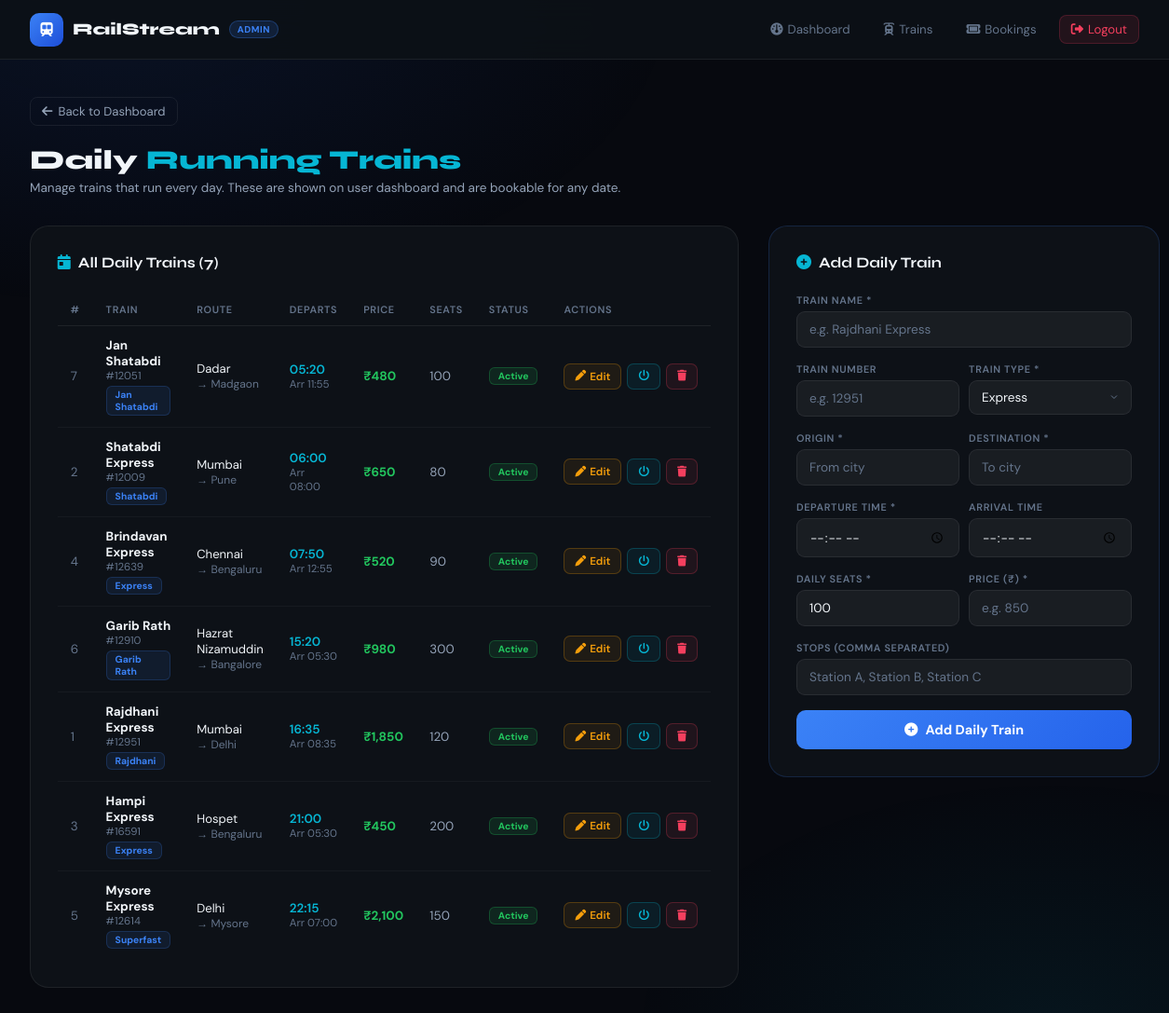
/admin_daily_trains.php (signed in), run on the app's committed database.
### tables this page shows
CREATE TABLE IF NOT EXISTS `daily_trains` (
  `id` int(11) NOT NULL AUTO_INCREMENT,
  `train_name` varchar(100) NOT NULL,
  `train_number` varchar(20) DEFAULT NULL,
  `origin` varchar(100) NOT NULL,
  `destination` varchar(100) NOT NULL,
  `departure_time` time NOT NULL,
  `arrival_time` time DEFAULT NULL,
  `available_seats` int(11) DEFAULT 100,
  `price` decimal(10,2) NOT NULL,
  `stops` text DEFAULT NULL,
  `train_type` varchar(50) DEFAULT 'Express',
  `is_active` tinyint(1) DEFAULT 1,
  PRIMARY KEY (`id`)
);

### admin_daily_trains.php (the view, shortened to what this page needs)
<?php
include('db_config.php');
$trains_res = mysqli_query($conn, "SELECT * FROM daily_trains ORDER BY departure_time ASC");
$daily_trains = [];
while ($dt = mysqli_fetch_assoc($trains_res)) { $daily_trains[] = $dt; }
$edit_train = null;
?>
<!DOCTYPE html>
<html lang="en">
<head>
<link rel="stylesheet" href="https://cdnjs.cloudflare.com/ajax/libs/font-awesome/6.5.0/css/all.min.css">
</head>
<body>
<nav>
  <a href="admin_dashboard.php" class="nav-logo">
    <div class="logo-icon"><i class="fa-solid fa-train-subway" style="color:#fff"></i></div>
    <span class="logo-txt">RailStream</span>
    <span class="badge">Admin</span>
  </a>
  <div class="nav-right">
    <a href="admin_dashboard.php"><i class="fa-solid fa-gauge"></i> Dashboard</a>
    <a href="admin_manage_trains.php"><i class="fa-solid fa-train-tram"></i> Trains</a>
    <a href="admin_bookings.php"><i class="fa-solid fa-ticket"></i> Bookings</a>
    <a href="logout.php" class="btn-logout"><i class="fa-solid fa-right-from-bracket"></i> Logout</a>
  </div>
</nav>
<div class="main">
  <a href="admin_dashboard.php" class="back-link"><i class="fa-solid fa-arrow-left"></i> Back to Dashboard</a>
  <div class="page-title">Daily <span>Running Trains</span></div>
  <p class="page-sub">Manage trains that run every day. These are shown on user dashboard and are bookable for any date.</p>
  <div class="layout">
    <div>
      <div class="panel">
        <div class="panel-title"><i class="fa-solid fa-calendar-day"></i> All Daily Trains (<?php echo count($daily_trains); ?>)</div>
        <div style="overflow-x:auto">
          <table>
            <thead>
              <tr>
                <th>#</th>
                <th>Train</th>
                <th>Route</th>
                <th>Departs</th>
                <th>Price</th>
                <th>Seats</th>
                <th>Status</th>
                <th>Actions</th>
              </tr>
            </thead>
            <tbody>
            <?php if(empty($daily_trains)): ?>
              <tr class="empty-row"><td colspan="8"><i class="fa-solid fa-train" style="font-size:1.4rem;opacity:.3;display:block;margin-bottom:6px"></i>No daily trains yet. Add one →</td></tr>
            <?php else: foreach($daily_trains as $dt): ?>
              <tr>
                <td style="color:var(--muted)"><?php echo $dt['id']; ?></td>
                <td>
                  <div style="font-weight:700;color:var(--text)"><?php echo htmlspecialchars($dt['train_name']); ?></div>
                  <?php if($dt['train_number']): ?><div style="color:var(--muted);font-size:.72rem">#<?php echo htmlspecialchars($dt['train_number']); ?></div><?php endif; ?>
                  <span class="badge-type" style="background:rgba(59,130,246,.1);color:var(--blue);border:1px solid rgba(59,130,246,.2);margin-top:3px"><?php echo htmlspecialchars($dt['train_type']); ?></span>
                </td>
                <td>
                  <div style="font-size:.82rem"><?php echo htmlspecialchars($dt['origin']); ?></div>
                  <div style="color:var(--muted);font-size:.75rem">→ <?php echo htmlspecialchars($dt['destination']); ?></div>
                </td>
                <td>
                  <div style="font-weight:600;color:var(--cyan)"><?php echo substr($dt['departure_time'],0,5); ?></div>
                  <?php if($dt['arrival_time']): ?><div style="color:var(--muted);font-size:.72rem">Arr <?php echo substr($dt['arrival_time'],0,5); ?></div><?php endif; ?>
                </td>
                <td style="color:var(--green);font-weight:700">₹<?php echo number_format($dt['price']); ?></td>
                <td style="color:var(--muted2)"><?php echo $dt['available_seats']; ?></td>
                <td>
                  <?php if($dt['is_active']): ?>
                    <span class="badge-type status-active">Active</span>
                  <?php else: ?>
                    <span class="badge-type status-inactive">Inactive</span>
                  <?php endif; ?>
                </td>
                <td>
                  <div class="action-btns">
                    <a href="?edit=<?php echo $dt['id']; ?>" class="abtn abtn-edit"><i class="fa-solid fa-pen"></i> Edit</a>
                    <a href="?toggle=<?php echo $dt['id']; ?>" class="abtn abtn-toggle" onclick="return confirm('Toggle this train status?')"><i class="fa-solid fa-power-off"></i></a>
                    <a href="?delete=<?php echo $dt['id']; ?>" class="abtn abtn-del" onclick="return confirm('Delete this daily train? This cannot be undone.')"><i class="fa-solid fa-trash"></i></a>
                  </div>
                </td>
              </tr>
            <?php endforeach; endif; ?>
            </tbody>
          </table>
        </div>
      </div>
    </div>
    <div>
      <?php if($edit_train): ?>
      <div class="panel" style="border-color:rgba(245,158,11,.2)">
        <div class="panel-title" style="color:var(--amber)"><i class="fa-solid fa-pen"></i> Edit Daily Train</div>
        <form method="POST">
          <input type="hidden" name="edit_id" value="<?php echo $edit_train['id']; ?>">
          <div class="field">
            <label>Train Name *</label>
            <input type="text" name="train_name" value="<?php echo htmlspecialchars($edit_train['train_name']); ?>" required>
          </div>
          <div class="fgrid">
            <div class="field">
              <label>Train Number</label>
              <input type="text" name="train_number" value="<?php echo htmlspecialchars($edit_train['train_number'] ?? ''); ?>" placeholder="e.g. 12951">
            </div>
            <div class="field">
              <label>Train Type *</label>
              <select name="train_type">
                <?php foreach(['Express','Rajdhani','Shatabdi','Superfast','Garib Rath','Jan Shatabdi','Mail','Passenger'] as $t): ?>
                <option value="<?php echo $t; ?>" <?php echo ($edit_train['train_type']==$t)?'selected':''; ?>><?php echo $t; ?></option>
                <?php endforeach; ?>
              </select>
            </div>
          </div>
          <div class="fgrid">
            <div class="field">
              <label>Origin *</label>
              <input type="text" name="origin" value="<?php echo htmlspecialchars($edit_train['origin']); ?>" required>
            </div>
            <div class="field">
              <label>Destination *</label>
              <input type="text" name="destination" value="<?php echo htmlspecialchars($edit_train['destination']); ?>" required>
            </div>
          </div>
          <div class="fgrid">
            <div class="field">
              <label>Departure Time *</label>
              <input type="time" name="departure_time" value="<?php echo $edit_train['departure_time']; ?>" required>
            </div>
            <div class="field">
              <label>Arrival Time</label>
              <input type="time" name="arrival_time" value="<?php echo $edit_train['arrival_time'] ?? ''; ?>">
            </div>
          </div>
          <div class="fgrid">
            <div class="field">
              <label>Daily Seats *</label>
              <input type="number" name="available_seats" value="<?php echo $edit_train['available_seats']; ?>" min="1" required>
            </div>
            <div class="field">
              <label>Price (₹) *</label>
              <input type="number" name="price" step="0.01" value="<?php echo $edit_train['price']; ?>" min="1" required>
            </div>
          </div>
          <div class="field">
            <label>Stops (comma separated)</label>
            <input type="text" name="stops" value="<?php echo htmlspecialchars($edit_train['stops'] ?? ''); ?>" placeholder="Station A, Station B, Station C">
          </div>
          <div class="tog-wrap field">
            <input type="checkbox" name="is_active" id="ea" <?php echo $edit_train['is_active'] ? 'checked' : ''; ?>>
            <label for="ea" style="color:var(--text);font-size:.85rem;text-transform:none;letter-spacing:0">Active (visible to users)</label>
          </div>
          <button type="submit" name="edit_train" class="btn-submit btn-edit-submit">
            <i class="fa-solid fa-floppy-disk"></i> Save Changes
          </button>
          <a href="admin_daily_trains.php" style="display:block;text-align:center;margin-top:10px;color:var(--muted);font-size:.8rem;text-decoration:none">Cancel edit</a>
        </form>
      </div>
      <?php else: ?>
      <div class="panel" style="border-color:rgba(59,130,246,.18)">
        <div class="panel-title"><i class="fa-solid fa-circle-plus"></i> Add Daily Train</div>
        <form method="POST">
          <div class="field">
            <label>Train Name *</label>
            <input type="text" name="train_name" placeholder="e.g. Rajdhani Express" required>
          </div>
          <div class="fgrid">
            <div class="field">
              <label>Train Number</label>
              <input type="text" name="train_number" placeholder="e.g. 12951">
            </div>
            <div class="field">
              <label>Train Type *</label>
              <select name="train_type">
                <option value="Express" selected>Express</option>
              </select>
            </div>
          </div>
          <div class="fgrid">
            <div class="field">
              <label>Origin *</label>
              <input type="text" name="origin" placeholder="From city" required>
            </div>
            <div class="field">
              <label>Destination *</label>
              <input type="text" name="destination" placeholder="To city" required>
            </div>
          </div>
          <div class="fgrid">
            <div class="field">
              <label>Departure Time *</label>
              <input type="time" name="departure_time" required>
            </div>
            <div class="field">
              <label>Arrival Time</label>
              <input type="time" name="arrival_time">
            </div>
          </div>
          <div class="fgrid">
            <div class="field">
              <label>Daily Seats *</label>
              <input type="number" name="available_seats" value="100" min="1" required>
            </div>
            <div class="field">
              <label>Price (₹) *</label>
              <input type="number" name="price" step="0.01" placeholder="e.g. 850" min="1" required>
            </div>
          </div>
          <div class="field">
            <label>Stops (comma separated)</label>
            <input type="text" name="stops" placeholder="Station A, Station B, Station C">
          </div>
          <button type="submit" name="add_train" class="btn-submit">
            <i class="fa-solid fa-circle-plus"></i> Add Daily Train
          </button>
        </form>
      </div>
      <?php endif; ?>
    </div>
  </div>
</div>
</body>
</html>

### data on the page
daily_trains: id "7", train_name "Jan Shatabdi", train_number "12051", train_type "Jan Shatabdi", origin "Dadar", destination "Madgaon", departure_time "05:20", arrival_time "11:55", price "480", available_seats "100", is_active "Active"
daily_trains: id "2", train_name "Shatabdi Express", train_number "12009", train_type "Shatabdi", origin "Mumbai", destination "Pune", departure_time "06:00", arrival_time "08:00", price "650", available_seats "80", is_active "Active"
daily_trains: id "4", train_name "Brindavan Express", train_number "12639", train_type "Express", origin "Chennai", destination "Bengaluru", departure_time "07:50", arrival_time "12:55", price "520", available_seats "90", is_active "Active"
daily_trains: id "6", train_name "Garib Rath", train_number "12910", train_type "Garib Rath", origin "Hazrat Nizamuddin", destination "Bangalore", departure_time "15:20", arrival_time "05:30", price "980", available_seats "300", is_active "Active"
daily_trains: id "1", train_name "Rajdhani Express", train_number "12951", train_type "Rajdhani", origin "Mumbai", destination "Delhi", departure_time "16:35", arrival_time "08:35", price "1,850", available_seats "120", is_active "Active"
daily_trains: id "3", train_name "Hampi Express", train_number "16591", train_type "Express", origin "Hospet", destination "Bengaluru", departure_time "21:00", arrival_time "05:30", price "450", available_seats "200", is_active "Active"
daily_trains: id "5", train_name "Mysore Express", train_number "12614", train_type "Superfast", origin "Delhi", destination "Mysore", departure_time "22:15", arrival_time "07:00", price "2,100", available_seats "150", is_active "Active"

### other printed values
count($daily_trains) "7"
